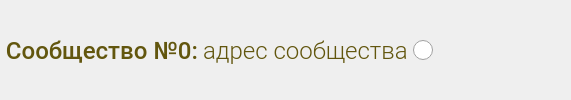
    <widget class="QFrame" name="frame">
     <property name="sizePolicy">
      <sizepolicy hsizetype="Preferred" vsizetype="Preferred">
       <horstretch>0</horstretch>
       <verstretch>0</verstretch>
      </sizepolicy>
     </property>
     <property name="font">
      <font>
       <pointsize>10</pointsize>
      </font>
     </property>
     <property name="frameShape">
      <enum>QFrame::NoFrame</enum>
     </property>
     <property name="frameShadow">
      <enum>QFrame::Raised</enum>
     </property>
     <layout class="QHBoxLayout" name="horizontalLayout">
      <property name="spacing">
       <number>5</number>
      </property>
      <property name="leftMargin">
       <number>0</number>
      </property>
      <property name="topMargin">
       <number>0</number>
      </property>
      <property name="rightMargin">
       <number>0</number>
      </property>
      <property name="bottomMargin">
       <number>0</number>
      </property>
      <item alignment="Qt::AlignLeft">
       <widget class="QLabel" name="groupLabel">
        <property name="font">
         <font>
          <family>Roboto Medium</family>
          <pointsize>-1</pointsize>
          <weight>50</weight>
          <bold>false</bold>
         </font>
        </property>
        <property name="styleSheet">
         <string notr="true">
color: #62560e;
font-size: 24px;
    font-family: &quot;Roboto Medium&quot;;
padding-top: 0</string>
        </property>
        <property name="text">
         <string> Сообщество №0:</string>
        </property>
       </widget>
      </item>
      <item>
       <widget class="QLabel" name="groupAddressLabel">
        <property name="sizePolicy">
         <sizepolicy hsizetype="Preferred" vsizetype="Preferred">
          <horstretch>0</horstretch>
          <verstretch>0</verstretch>
         </sizepolicy>
        </property>
        <property name="minimumSize">
         <size>
          <width>0</width>
          <height>0</height>
         </size>
        </property>
        <property name="font">
         <font>
          <family>Roboto Light</family>
          <pointsize>-1</pointsize>
         </font>
        </property>
        <property name="styleSheet">
         <string notr="true">
color: #62560e;
font-size: 24px;
    font-family: &quot;Roboto Light&quot;;</string>
        </property>
        <property name="text">
         <string>адрес сообщества</string>
        </property>
        <property name="wordWrap">
         <bool>false</bool>
        </property>
       </widget>
      </item>
      <item>
       <widget class="QFrame" name="frame_6">
        <property name="frameShape">
         <enum>QFrame::NoFrame</enum>
        </property>
        <property name="frameShadow">
         <enum>QFrame::Raised</enum>
        </property>
        <layout class="QHBoxLayout" name="horizontalLayout_2">
         <property name="spacing">
          <number>11</number>
         </property>
         <property name="leftMargin">
          <number>0</number>
         </property>
         <property name="topMargin">
          <number>0</number>
         </property>
         <property name="rightMargin">
          <number>0</number>
         </property>
         <property name="bottomMargin">
          <number>0</number>
         </property>
         <item>
          <widget class="QRadioButton" name="radioButton">
           <property name="sizePolicy">
            <sizepolicy hsizetype="Preferred" vsizetype="Preferred">
             <horstretch>0</horstretch>
             <verstretch>0</verstretch>
            </sizepolicy>
           </property>
           <property name="cursor">
            <cursorShape>PointingHandCursor</cursorShape>
           </property>
           <property name="styleSheet">
            <string notr="true">QRadioButton::indicator {
    width: 20px;
    height: 20px;
}
QRadioButton::indicator:checked {
    image: url(:/icons/show_button.png);
}
QRadioButton::indicator:unchecked {
    image: url(:/icons/hide_button.png);
}</string>
           </property>
           <property name="text">
            <string/>
           </property>
           <property name="iconSize">
            <size>
             <width>30</width>
             <height>28</height>
            </size>
           </property>
          </widget>
         </item>
         <item>
          <widget class="QPushButton" name="deleteButton">
           <property name="sizePolicy">
            <sizepolicy hsizetype="Preferred" vsizetype="Preferred">
             <horstretch>0</horstretch>
             <verstretch>0</verstretch>
            </sizepolicy>
           </property>
           <property name="cursor">
            <cursorShape>PointingHandCursor</cursorShape>
           </property>
           <property name="styleSheet">
            <string notr="true"> QPushButton {
        border: none;
    }</string>
           </property>
           <property name="text">
            <string/>
           </property>
           <property name="icon">
            <iconset resource="resources/resources.qrc">
             <normaloff>:/icons/del_button.png</normaloff>:/icons/del_button.png</iconset>
           </property>
           <property name="iconSize">
            <size>
             <width>30</width>
             <height>30</height>
            </size>
           </property>
          </widget>
         </item>
         <item>
          <widget class="QPushButton" name="editButton">
           <property name="sizePolicy">
            <sizepolicy hsizetype="Preferred" vsizetype="Preferred">
             <horstretch>0</horstretch>
             <verstretch>0</verstretch>
            </sizepolicy>
           </property>
           <property name="cursor">
            <cursorShape>PointingHandCursor</cursorShape>
           </property>
           <property name="styleSheet">
            <string notr="true"> QPushButton {
        border: none;
    }</string>
           </property>
           <property name="text">
            <string/>
           </property>
           <property name="icon">
            <iconset resource="resources/resources.qrc">
             <normaloff>:/icons/dit_button.png</normaloff>:/icons/dit_button.png</iconset>
           </property>
           <property name="iconSize">
            <size>
             <width>23</width>
             <height>23</height>
            </size>
           </property>
          </widget>
         </item>
         <item>
          <spacer name="horizontalSpacer_8">
           <property name="orientation">
            <enum>Qt::Horizontal</enum>
           </property>
           <property name="sizeType">
            <enum>QSizePolicy::Expanding</enum>
           </property>
           <property name="sizeHint" stdset="0">
            <size>
             <width>40</width>
             <height>20</height>
            </size>
           </property>
          </spacer>
         </item>
        </layout>
       </widget>
      </item>
     </layout>
    </widget>
